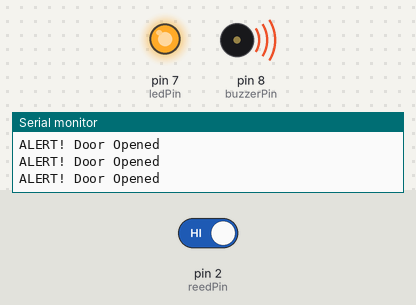
The sketch below on a simulated Arduino Uno, built with avr-gcc and run on an emulated ATmega328P. Shown: output pins drawn as LEDs (lit = HIGH), buzzer (waves = sounding, pin HIGH), the last lines printed to the serial monitor. Inputs (shaded band) come from the test bench; at power-on: pin 2 (reedPin) HIGH.

Above: at 1.2 s.
1.3 s: pin 2 (reedPin) driven LOW
At 2.2 s:
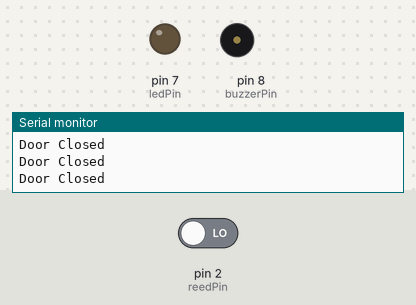
2.9 s: pin 2 (reedPin) driven HIGH
At 3.4 s:
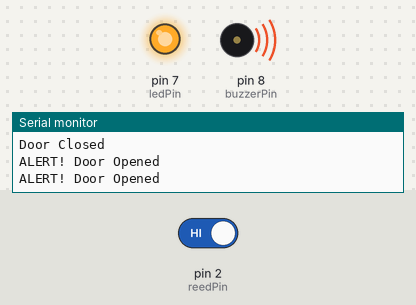
Timing chart, 0 to 5.9 s (numbered marks = the images above; inputs shaded):
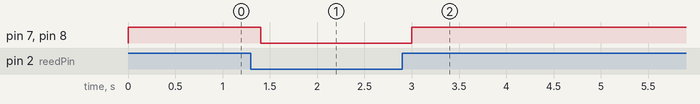

The sketch:

smart_door_alarm.ino
```cpp
// Smart Door Alarm System
// Author: Your Name
// Description: Arduino-based door security alarm using reed switch

int reedPin = 2;      // Magnetic reed switch
int buzzerPin = 8;    // Buzzer
int ledPin = 7;       // LED indicator

void setup() {
  pinMode(reedPin, INPUT_PULLUP);
  pinMode(buzzerPin, OUTPUT);
  pinMode(ledPin, OUTPUT);
  Serial.begin(9600);
  Serial.println("Smart Door Alarm System Started");
}

void loop() {
  int doorState = digitalRead(reedPin);

  if (doorState == HIGH) {   // Door Open
    digitalWrite(buzzerPin, HIGH);
    digitalWrite(ledPin, HIGH);
    Serial.println("ALERT! Door Opened");
  }
  else {                     // Door Closed
    digitalWrite(buzzerPin, LOW);
    digitalWrite(ledPin, LOW);
    Serial.println("Door Closed");
  }

  delay(200);
}
```

Measured:
- after the input at 1.3 s, pin 7 (ledPin), pin 8 (buzzerPin): HIGH → LOW after 0.10 s
- after the input at 2.9 s, pin 7 (ledPin), pin 8 (buzzerPin): LOW → HIGH after 0.10 s
